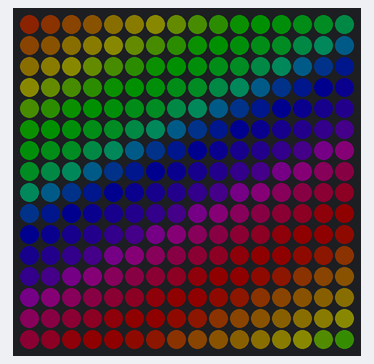
This sketch was run on a simulated Arduino Uno, built with avr-gcc and run on an emulated ATmega328P. Parts: 16×16 RGB LED matrix (first LED top left, wired row by row). Dim RGB values are drawn brighter than linear.

Above: at 0.48 s.
At 3.28 s:
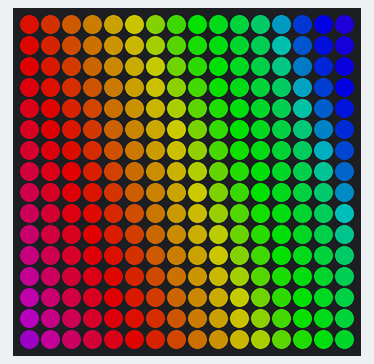
At 9.83 s:
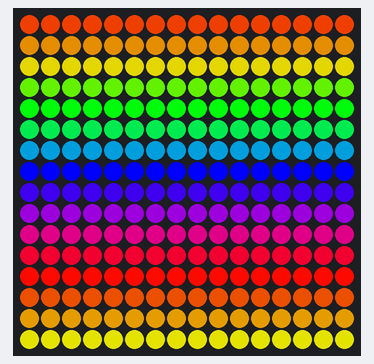
At 19.49 s:
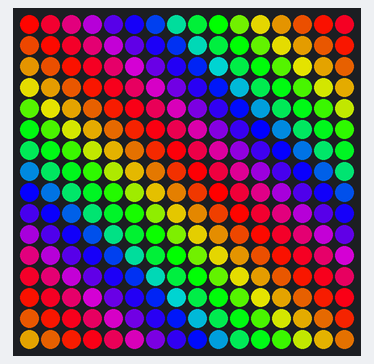
At 29.81 s:
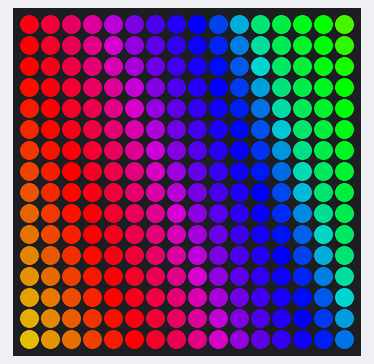
At 38.85 s:
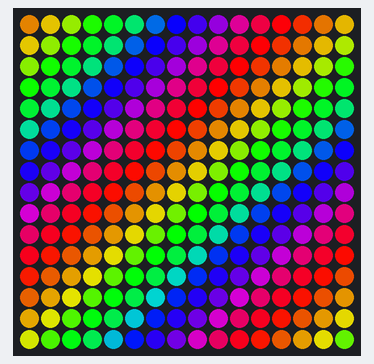

The sketch:

fastled_XYMatrix.ino
```cpp
/// @file    XYMatrix.ino
/// @brief   Demonstrates how to use an XY position helper function with a 2D matrix
/// @example XYMatrix.ino

#include <FastLED.h>

#define LED_PIN  10

#define COLOR_ORDER GRB
#define CHIPSET     WS2811

#define BRIGHTNESS 255

// Helper functions for an two-dimensional XY matrix of pixels.
// Simple 2-D demo code is included as well.
//
//     XY(x,y) takes x and y coordinates and returns an LED index number,
//             for use like this:  leds[ XY(x,y) ] == CRGB::Red;
//             No error checking is performed on the ranges of x and y.
//
//     XYsafe(x,y) takes x and y coordinates and returns an LED index number,
//             for use like this:  leds[ XYsafe(x,y) ] == CRGB::Red;
//             Error checking IS performed on the ranges of x and y, and an
//             index of "-1" is returned.  Special instructions below
//             explain how to use this without having to do your own error
//             checking every time you use this function.
//             This is a slightly more advanced technique, and
//             it REQUIRES SPECIAL ADDITIONAL setup, described below.


// Params for width and height
const uint8_t kMatrixWidth = 16;
const uint8_t kMatrixHeight = 16;

// Param for different pixel layouts
const bool    kMatrixSerpentineLayout = true;
const bool    kMatrixVertical = false;

// Set 'kMatrixSerpentineLayout' to false if your pixels are
// laid out all running the same way, like this:
//
//     0 >  1 >  2 >  3 >  4
//                         |
//     .----<----<----<----'
//     |
//     5 >  6 >  7 >  8 >  9
//                         |
//     .----<----<----<----'
//     |
//    10 > 11 > 12 > 13 > 14
//                         |
//     .----<----<----<----'
//     |
//    15 > 16 > 17 > 18 > 19
//
// Set 'kMatrixSerpentineLayout' to true if your pixels are
// laid out back-and-forth, like this:
//
//     0 >  1 >  2 >  3 >  4
//                         |
//                         |
//     9 <  8 <  7 <  6 <  5
//     |
//     |
//    10 > 11 > 12 > 13 > 14
//                        |
//                        |
//    19 < 18 < 17 < 16 < 15
//
// Bonus vocabulary word: anything that goes one way
// in one row, and then backwards in the next row, and so on
// is call "boustrophedon", meaning "as the ox plows."


// This function will return the right 'led index number' for
// a given set of X and Y coordinates on your matrix.
// IT DOES NOT CHECK THE COORDINATE BOUNDARIES.
// That's up to you.  Don't pass it bogus values.
//
// Use the "XY" function like this:
//
//    for( uint8_t x = 0; x < kMatrixWidth; x++) {
//      for( uint8_t y = 0; y < kMatrixHeight; y++) {
//
//        // Here's the x, y to 'led index' in action:
//        leds[ XY( x, y) ] = CHSV( random8(), 255, 255);
//
//      }
//    }
//
//
uint16_t XY( uint8_t x, uint8_t y)
{
  uint16_t i;

  if( kMatrixSerpentineLayout == false) {
    if (kMatrixVertical == false) {
      i = (y * kMatrixWidth) + x;
    } else {
      i = kMatrixHeight * (kMatrixWidth - (x+1))+y;
    }
  }

  if( kMatrixSerpentineLayout == true) {
    if (kMatrixVertical == false) {
      if( y & 0x01) {
        // Odd rows run backwards
        uint8_t reverseX = (kMatrixWidth - 1) - x;
        i = (y * kMatrixWidth) + reverseX;
      } else {
        // Even rows run forwards
        i = (y * kMatrixWidth) + x;
      }
    } else { // vertical positioning
      if ( x & 0x01) {
        i = kMatrixHeight * (kMatrixWidth - (x+1))+y;
      } else {
        i = kMatrixHeight * (kMatrixWidth - x) - (y+1);
      }
    }
  }

  return i;
}


// Once you've gotten the basics working (AND NOT UNTIL THEN!)
// here's a helpful technique that can be tricky to set up, but
// then helps you avoid the needs for sprinkling array-bound-checking
// throughout your code.
//
// It requires a careful attention to get it set up correctly, but
// can potentially make your code smaller and faster.
//
// Suppose you have an 8 x 5 matrix of 40 LEDs.  Normally, you'd
// delcare your leds array like this:
//    CRGB leds[40];
// But instead of that, declare an LED buffer with one extra pixel in
// it, "leds_plus_safety_pixel".  Then declare "leds" as a pointer to
// that array, but starting with the 2nd element (id=1) of that array:
//    CRGB leds_with_safety_pixel[41];
//    CRGB* const leds( leds_plus_safety_pixel + 1);
// Then you use the "leds" array as you normally would.
// Now "leds[0..N]" are aliases for "leds_plus_safety_pixel[1..(N+1)]",
// AND leds[-1] is now a legitimate and safe alias for leds_plus_safety_pixel[0].
// leds_plus_safety_pixel[0] aka leds[-1] is now your "safety pixel".
//
// Now instead of using the XY function above, use the one below, "XYsafe".
//
// If the X and Y values are 'in bounds', this function will return an index
// into the visible led array, same as "XY" does.
// HOWEVER -- and this is the trick -- if the X or Y values
// are out of bounds, this function will return an index of -1.
// And since leds[-1] is actually just an alias for leds_plus_safety_pixel[0],
// it's a totally safe and legal place to access.  And since the 'safety pixel'
// falls 'outside' the visible part of the LED array, anything you write
// there is hidden from view automatically.
// Thus, this line of code is totally safe, regardless of the actual size of
// your matrix:
//    leds[ XYsafe( random8(), random8() ) ] = CHSV( random8(), 255, 255);
//
// The only catch here is that while this makes it safe to read from and
// write to 'any pixel', there's really only ONE 'safety pixel'.  No matter
// what out-of-bounds coordinates you write to, you'll really be writing to
// that one safety pixel.  And if you try to READ from the safety pixel,
// you'll read whatever was written there last, reglardless of what coordinates
// were supplied.

#define NUM_LEDS (kMatrixWidth * kMatrixHeight)
CRGB leds_plus_safety_pixel[ NUM_LEDS + 1];
CRGB* const leds( leds_plus_safety_pixel + 1);

uint16_t XYsafe( uint8_t x, uint8_t y)
{
  if( x >= kMatrixWidth) return -1;
  if( y >= kMatrixHeight) return -1;
  return XY(x,y);
}


// Demo that USES "XY" follows code below

void loop()
{
    uint32_t ms = millis();
    int32_t yHueDelta32 = ((int32_t)cos16( ms * (27/1) ) * (350 / kMatrixWidth));
    int32_t xHueDelta32 = ((int32_t)cos16( ms * (39/1) ) * (310 / kMatrixHeight));
    DrawOneFrame( ms / 65536, yHueDelta32 / 32768, xHueDelta32 / 32768);
    if( ms < 5000 ) {
      FastLED.setBrightness( scale8( BRIGHTNESS, (ms * 256) / 5000));
    } else {
      FastLED.setBrightness(BRIGHTNESS);
    }
    FastLED.show();
}

void DrawOneFrame( uint8_t startHue8, int8_t yHueDelta8, int8_t xHueDelta8)
{
  uint8_t lineStartHue = startHue8;
  for( uint8_t y = 0; y < kMatrixHeight; y++) {
    lineStartHue += yHueDelta8;
    uint8_t pixelHue = lineStartHue;
    for( uint8_t x = 0; x < kMatrixWidth; x++) {
      pixelHue += xHueDelta8;
      leds[ XY(x, y)]  = CHSV( pixelHue, 255, 255);
    }
  }
}


void setup() {
  FastLED.addLeds<CHIPSET, LED_PIN, COLOR_ORDER>(leds, NUM_LEDS).setCorrection(TypicalSMD5050);
  FastLED.setBrightness( BRIGHTNESS );
}
```
